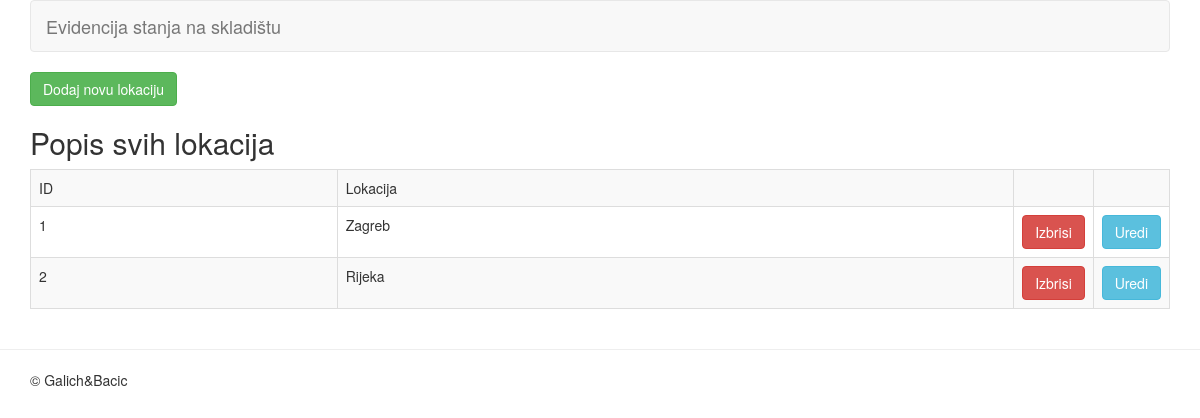
The app's page /lokacije.php with its own data.
### tables this page shows
CREATE TABLE `lokacija` (
  `ID` int(32) NOT NULL,
  `naziv_lokacije` text NOT NULL
);

### lokacije.php (the view, shortened to what this page needs)
<?php
require_once 'connect.php';
require_once 'header.php';
echo "<div class='container'>";
$sql 	= "SELECT * FROM lokacija";
$result = $con->query($sql);
if( $result->num_rows > 0)
{
	?>
<a href="dodaj_lokacija.php" class="btn btn-success">Dodaj novu lokaciju</a>
	<h2>Popis svih lokacija</h2>
	<table class="table table-bordered table-striped">
		<tr>
			<td>ID</td>
			<td>Lokacija</td>
			<td width="70px"></td>
			<td width="70px"></td>
		</tr>
	<?php
	while( $row = $result->fetch_assoc()){
		echo "<form action='' method='POST'>";
		echo "<tr>";
		echo "<td>".$row['ID'] . "</td>";
		echo "<td>".$row['naziv_lokacije'] . "</td>";
		echo "<td><input type='submit' name='delete' value='Izbrisi' class='btn btn-danger' /></td>";
		echo "<td><a href='izmjeni_lokacija.php?ID=".$row['ID']."' class='btn btn-info'>Uredi</a></td>";
		echo "</tr>";
		echo "</form>";
	}
	?>
	</table>
<?php
}
else
{
	echo "<br><br>Ni jedan zapis nije pronađen";
}
?>
</div>
<?php
 require_once 'footer.php';

### records on screen
lokacija: ID "1", naziv_lokacije "Zagreb"
lokacija: ID "2", naziv_lokacije "Rijeka"
